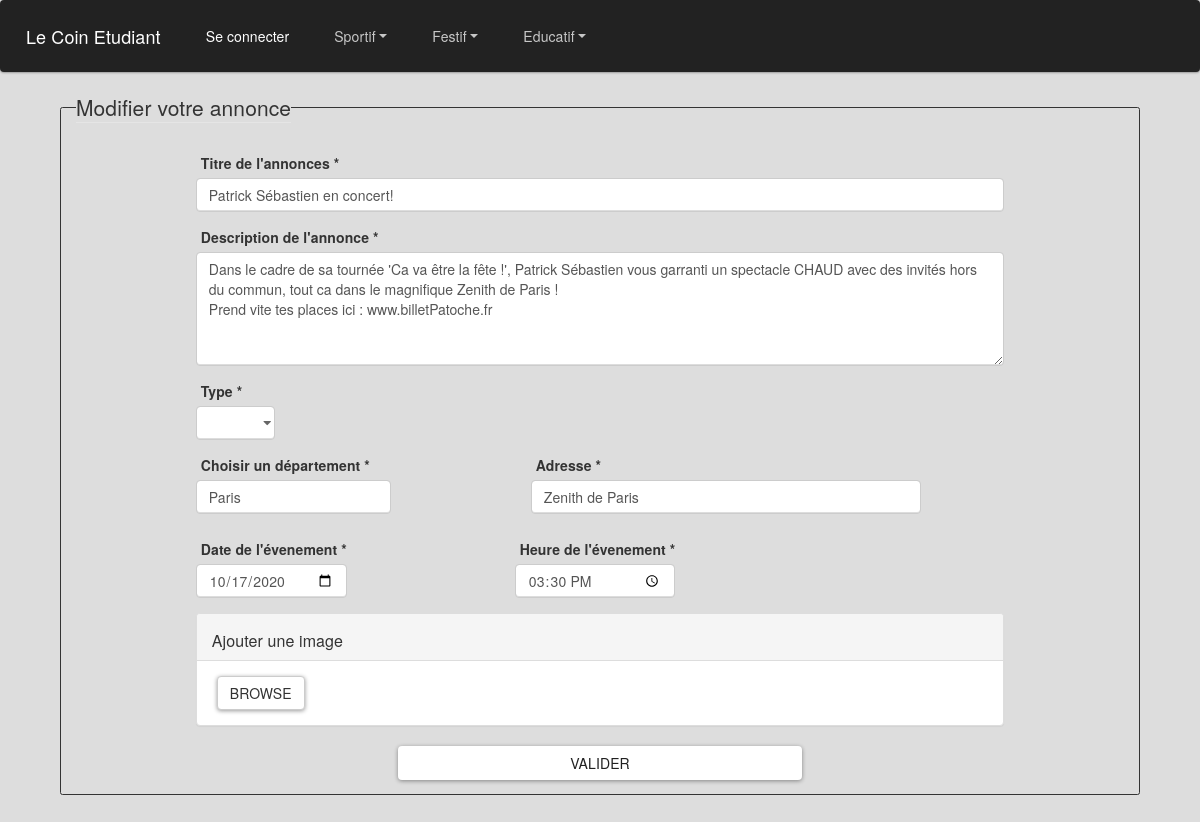
Page /controleur/ModifAnnonce.ctrl.php?id=16 on the committed database.
### tables this page shows
CREATE TABLE "annonce" (
	"id"	INTEGER,
	"idClient"	INTEGER,
	"type"	TEXT,
	"categorie"	TEXT,
	"sousCategorie"	TEXT,
	"titre"	TEXT,
	"contenu"	TEXT,
	"adresse"	TEXT,
	"nbParticipant"	INTEGER,
	"nbInteresse"	INTEGER,
	"departement"	TEXT,
	"datePrevu"	TEXT,
	"heurePrevu"	TEXT,
	"dateHeure"	TEXT,
	PRIMARY KEY("id"),
	FOREIGN KEY("idClient") REFERENCES "client"("id"),
	FOREIGN KEY("categorie") REFERENCES "categorie"("id")
);

### controleur/ModifAnnonce.ctrl.php (called while the page is built, shortened)
<?php
include_once("../modele/DAO.class.php");
$annonce = $dao->getAnnonceById($_GET["id"]);
$format_basique = $annonce->datePrevu;
$Date = date("Y-m-d", strtotime($format_basique));
include('../vue/ModifAnnonceview.php');
?>

### modele/DAO.class.php (called while the page is built, shortened)
<?php
class DAO
{
  private $db;
  function __construct()
  {
    try {
      $this->db = new PDO('sqlite:../modele/data/data.db');
    } catch (Exception $e) {
      die("erreur de connexion:".$e->getMessage());
    }
  }
  function getAnnonceById(int $id): Annonce{
    $requ="SELECT * FROM annonce WHERE id='$id'";
    $res = $this->db->query($requ);
    $result = $res->fetchAll(PDO::FETCH_CLASS|PDO::FETCH_PROPS_LATE, "Annonce");
    return $result[0];
  }
}
$dao = new DAO();
?>

### vue/ModifAnnonceview.php (the view, shortened to what this page needs)
<!DOCTYPE html>
<html lang="en" dir="ltr">
<head>
  <link rel="stylesheet" href="../vue/css/bootstrap.min.css">
  <link rel="stylesheet" href="../vue/css/Annoncesview.css">
  <link rel="stylesheet" href="../vue/css/AjoutAnnonceview.css">
  <link rel="stylesheet" href="../vue/css/Header.css">
  <link rel="stylesheet" href='../vue/css/jquery.flipster.css'>
  <link rel="stylesheet" href="../vue/css/bootstrap-imageupload.css">
  <link href="https://maxcdn.bootstrapcdn.com/bootstrap/3.3.7/css/bootstrap.min.css" rel="stylesheet">
</head>
<body>
  <header>
    <?php include('header.php') ?>
  </header>
  <body>
    <fieldset class="container border-10 rounded" style="width:90%;margin-bottom:7em;">
      <legend  class="w-auto">Modifier votre annonce</legend>
      <form class="container" style="width:80%; margin-top:10px" action="../controleur/ModifAnnonce.ctrl.php?id=<?=$annonce->id?>" method="POST" enctype="multipart/form-data" >
        <div class="justify-content-center">
          <div class="form-group">
            <label for="titreAnnonce">Titre de l'annonces *</label>
            <input type="text" class="form-control" name="titre" id="titreAnnonce" placeholder="Saisissez un titre clair pour votre annonce." maxlength="60" value="<?= $annonce->titre ?>" required>
          </div>
          <div class="form-group">
            <label for="descriptionTextArea">Description de l'annonce * </label>
            <textarea class="form-control" name="contenu" id="descritionAnnonce" rows="5" placeholder="Saississez une description précise afin de mettre en valeur votre annonce." minlength="10" maxlength="500" required><?= $annonce->contenu ?> </textarea>
          </div>
          <div class="row">
            <div class="form-group" style="margin-left:15px;margin-right:30px;">
              <label for="type">Type *</label>
              <select class="form-control" id="categorieAnnonce" name="type" onChange="addSelectedCat(this);" style="width:150%;" required>
                <option value=""></option>
                <option value="<?=$annonce->type?>"> <?= ucfirst($annonce->type) ?> </option>
              </select>
            </div>
          </div>
          <div class="row">
            <div class="form-group" style="margin-right:10em; margin-left:15px;">
              <label for="DepartementInput"> Choisir un département * </label>
              <div class="autocomplete">
                <input type="text" class="form-control inputFiltre" id="myInput" name="departement" value="<?= $annonce->departement ?>" autocomplete="off" placeholder="Commencer à écrire pour avoir des propositions" required maxlength="35">
              </div>
            </div>
            <div class="form-group">
              <label for="DepartementInput"> Adresse * </label>
              <input type="text" class="form-control" name="adresse" value="<?=$annonce->adresse?>" placeholder="Saisissez l'adresse de l'évenement" style="width:200%;" required>
            </div>
          </div>
          <div class="row">
            <div class="form-group" style="margin-right:12em; margin-left:15px;">
              <label for="date-input"> Date de l'évenement *</label>
              <input class="form-control" type="date" name="datePrevu" value="<?=$Date?>" required>
            </div>
            <div class="form-group">
              <label for="heure-input"> Heure de l'évenement *</label>
              <input class="form-control" type="time" name="heurePrevu" value="<?=$annonce->heurePrevu?>" required>
            </div>
          </div>
          <div class="imageupload panel panel-default">
            <div class="panel-heading clearfix">
              <h3 class="panel-title pull-left">Ajouter une image</h3>
            </div>
            <div class="file-tab panel-body">
              <label class="btn btn-default btn-file">
                <span>Browse</span>
              </label>
            </div>
          </div>
          <div class="text-center" style="margin-bottom:1em;">
            <button class="btn btn-light" style="width:50%;" name="updatesubmit" type="submit" id="contact-submit" value"submit">Valider</button>
          </div>
        </form>
      </fieldset>
    </body>
  </body>
  </html>

### vue/css/Annoncesview.css (style rules this page uses)
html body { background-color: #DDDDDD; }
label { margin-left: 5px; }
.autocomplete { position: relative; padding-bottom: 10px; }

### vue/css/AjoutAnnonceview.css (style rules this page uses)
html body { background-color: #DDDDDD; }
.border-10 { border-style:solid; border-width: 1px; }
.autocomplete { position: relative; padding-bottom: 10px; }

### vue/css/Header.css (style rules this page uses)
.form-control { border: 1px solid lightgrey; border-radius: 5px; }

### vue/footer.php (style rules this page uses)
html { position: relative; min-height: 100%; }

### rows in the picture
annonce: titre "Patrick Sébastien en concert!", contenu "Dans le cadre de sa tournée 'Ca va être la fête !', Patrick Sébastien vous garranti un spectacle CHAUD avec des invités hors du commun, tout ca dans le magnifique Zenith de Paris ! Prend vite tes places ici : www.billetPatoche.fr", departement "Paris", adresse "Zenith de Paris", datePrevu "10/17/2020", heurePrevu "15:30"
